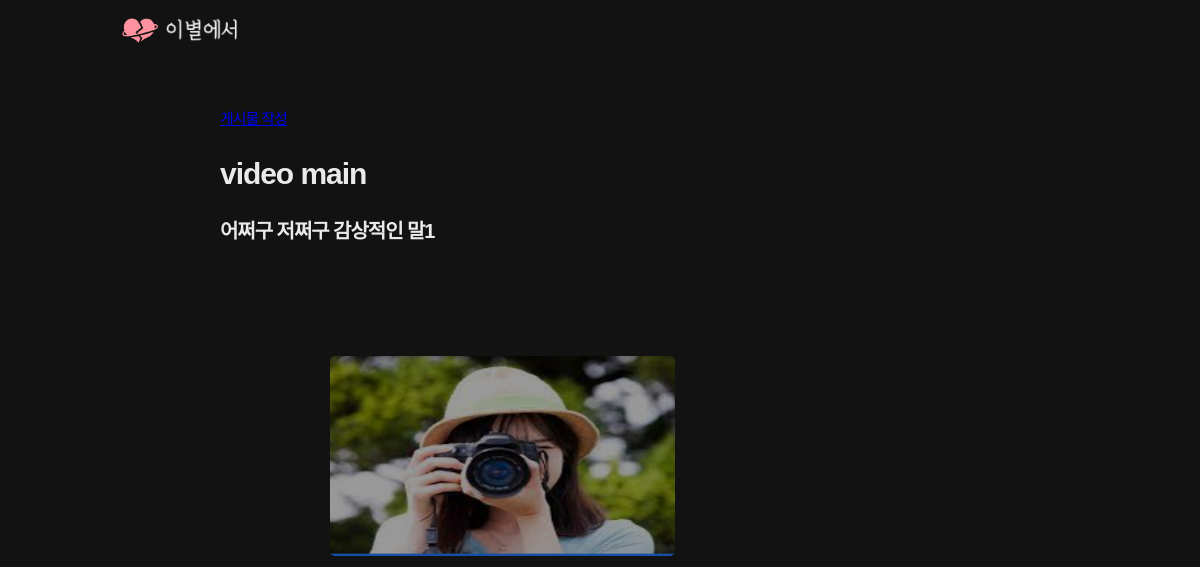
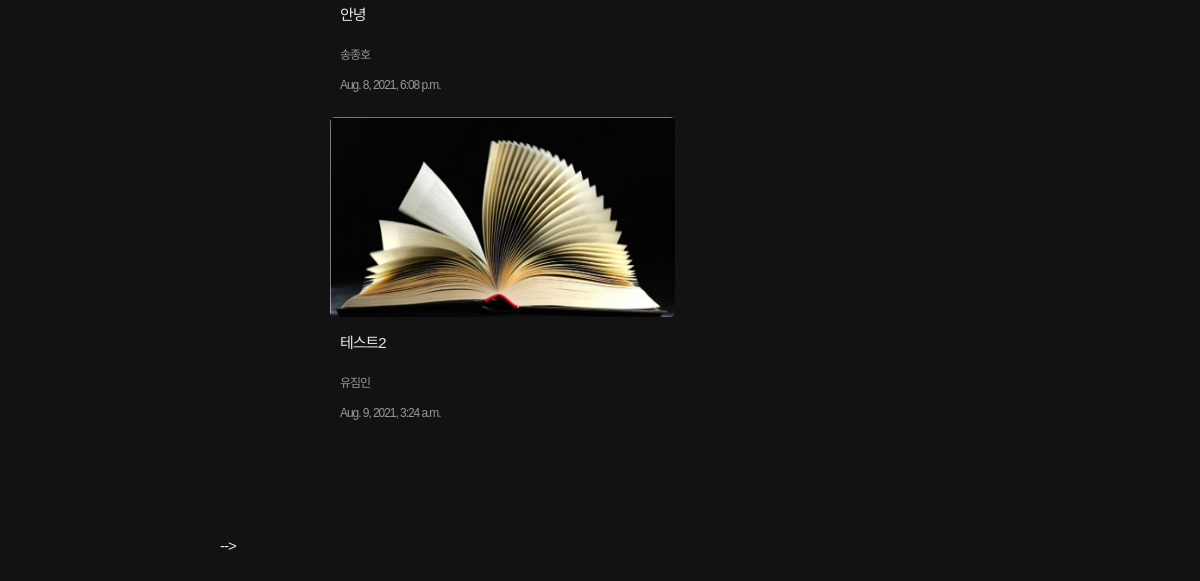
Before: /videoApp/main/ with the older database file (2 pictures, top to bottom).
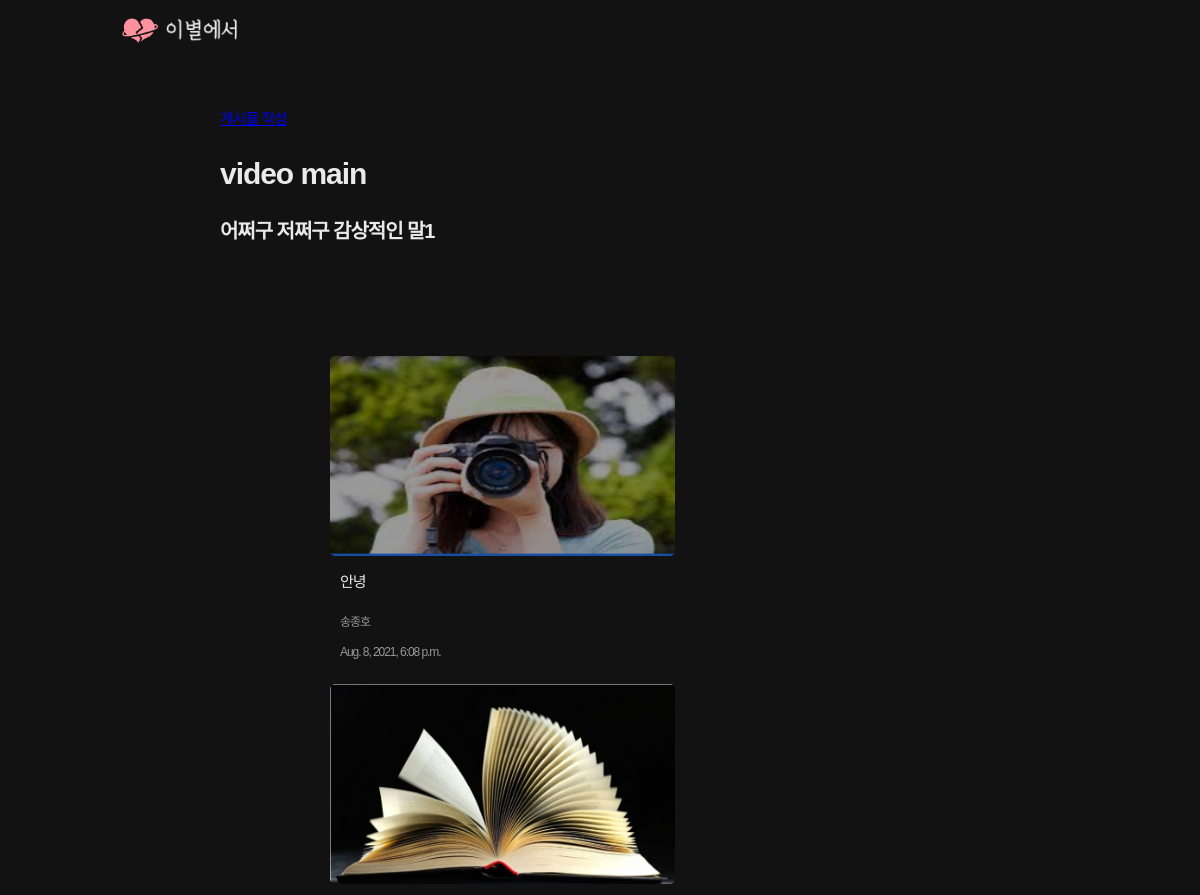
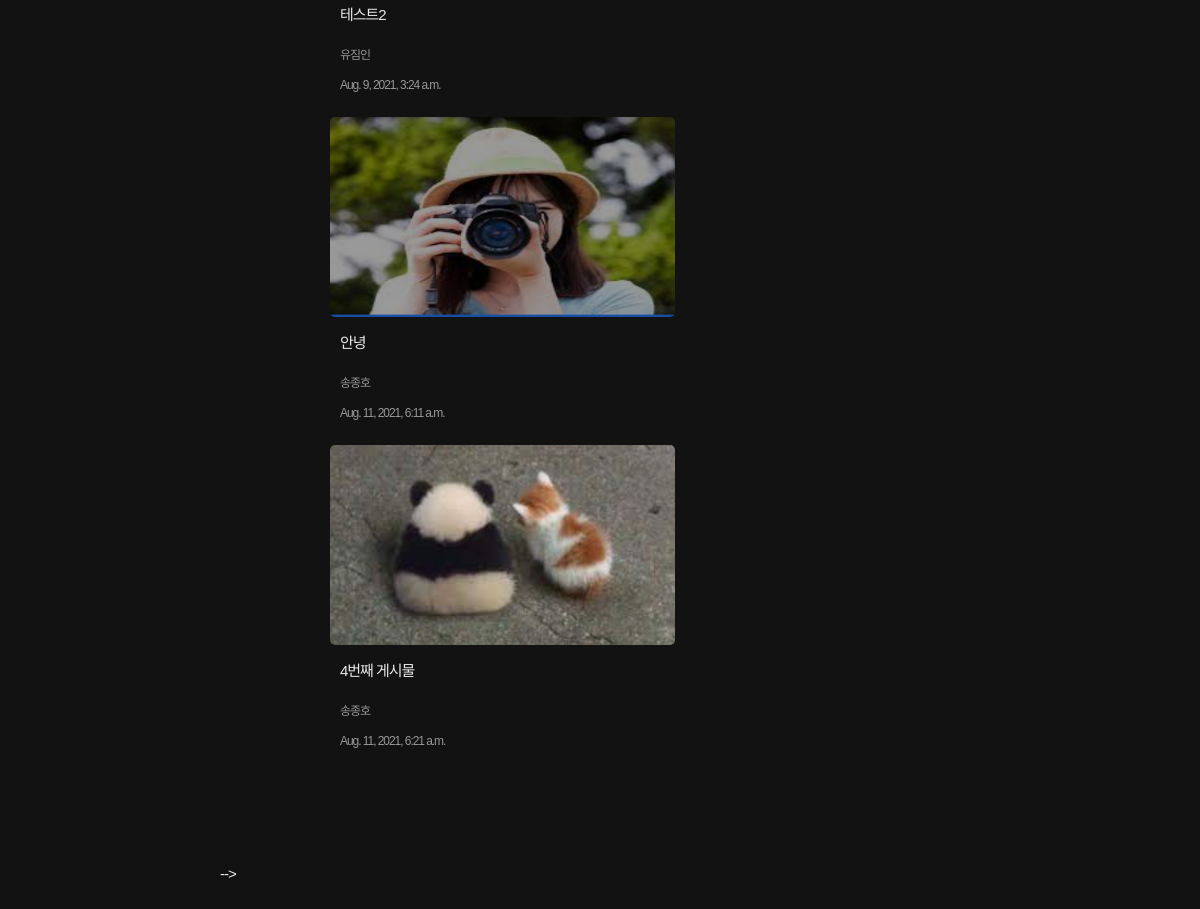
After: the same page with the newer database file (2 pictures, top to bottom).
### videoApp/models.py (models this page shows, shortened)
class Video(models.Model) :
    title = models.CharField(max_length=200)         # 영상 제목
    writer = models.CharField(max_length=100)        # 영상 작성자
    youtube = models.CharField(max_length=100)       # 유튜브 공유 속성 중 다른 값
    pub_date = models.DateTimeField()                # 게시물 올린 날짜
    body = models.TextField()   #게시물의 내용
    image = models.ImageField(upload_to = "videoApp/", blank=True, null=True)   # 유튜브 영상 이미지
    def summary(self):
        return self.body[:100]  # 100자만 볼 수 있도록 설정

### videoApp/views.py (the view)
# urls.py: path('main/',mainVideo, name = "mainVideo"),
def mainVideo(request):
    videos = Video.objects.all()
    return render(request,'main_video.html',{'videos' : videos})

### videoApp/templates/main_video.html (shortened to what this page needs)
{% extends 'base.html' %}
{% block content %}
    {% load static %}
    <link
      rel="stylesheet"
      href="https://cdn.jsdelivr.net/npm/reset-css@5.0.1/reset.min.css"
    />
    <link rel="stylesheet" href="{% static 'common.css' %}" />
    <link rel="stylesheet" href=  "{% static 'movieList.css' %}"/>
</head>
<body>
    <div class="inner__content">
        <div class="pageInfo">
            <a href="{%url 'newVideo'%}"> 게시물 작성 </a>
            <h1>video main</h1>
            <h2>어쩌구 저쩌구 감상적인 말1</h2>
        </div>
        <div class = "container">
        {%for video in videos%}
        <a class = "movieItemBox"href = "{%url 'detailVideo' video.id %}">
            <img src="{{video.image.url}}" class = "movieImage">
            <div class="movieItemBoxText">
                <p class="title"> {{video.title}} </p>
                <p class="writer"> {{video.writer}}</p>
                <p class="pubDate"> {{video.pub_date}}</p>
              </div>
        </a>
    {% endfor %}
        </div>
    </div>
</body>
</html>
{% endblock %}

### project_farewell/templates/base.html (shortened to what this page needs)
<!DOCTYPE html>
<html lang="en">
  <head>
    {% load static %}
    <link
      rel="stylesheet"
      href="https://cdn.jsdelivr.net/npm/reset-css@5.0.1/reset.min.css"
    />
    {% load static %}
    <link rel="stylesheet" href="{% static 'common.css' %}">
  </head>
  <body>
    {% load static %}
    <header>
      <div class="inner">
        <a href="#" class="logo">
          <img
            class="logo__img"
            src="{% static 'fromFarewell.png' %}"
            alt="fromFarewellLogo"
          />
          <img
            class="logo__title"
            src="{% static 'fromFarewellTitle.png' %}"
            alt="fromFarewellTitle"
          />
        </a>
      </div>
    </header>
    <div class="container">
      <!-- {% block content %}
      {% endblock %} -->
  </body>
</html>
    {% load static %}

### videoApp/static/common.css (style rules this page uses)
body { background-color: #121212; font-family: "Noto Sans KR", sans-serif; letter-spacing: -0.07em; line-height: 1.5; font-size: 15px; color: #ebeaea; }
.inner { width: 1280px; margin: 0 auto; position: relative; }
.inner__content { width: 1100px; margin: 0 auto; position: relative; }
header { background-color: #121212; position: fixed; top: 0; width: 100%; z-index: 99; }
header > .inner { height: 60px; }
header .logo { display: flex; align-items: center; height: 60px; position: absolute; top: 0; bottom: 0; left: 0; margin: auto 0; text-decoration: none; }
header .logo .logo__img { height: 40px; margin-right: 5px; }
header .logo .logo__title { height: 24px; }
.container { margin: 100px 100px 100px; position: relative; }

### videoApp/static/movieList.css (style rules this page uses)
body { background-color: #121212; align-content: center; margin-left:10%; margin-right:10%; }
.pageInfo { margin-bottom:20px; }
.container { display:flex; flex-wrap: wrap; flex-direction: row; justify-content: space-between; justify-content: flex-start; }
.movieItemBox { width:345px; height:298px; text-decoration: none; margin-bottom:10px; padding:10px; }
.movieItemBoxText { flex-direction: column; padding-left:10px; }
.movieImage { width:345px; height:200px; border-radius: 5px; vertical-align: top; }
h1 { font-size:30px; }
h2 { font-size:20px; }
p, h1, h2 { color:#ebeaea; }
.title { font-size:15px; padding-bottom:5px; }
.writer { color:#999797; font-size:12px; }
.pubDate { color:#999797; font-size:12px; }

Changed rows visible on the page:
added Video: image (picture), title "안녕", writer "송종호", pub_date "Aug. 11, 2021, 6:11 a.m."
added Video: image (picture), title "4번째 게시물", writer "송종호", pub_date "Aug. 11, 2021, 6:21 a.m."
